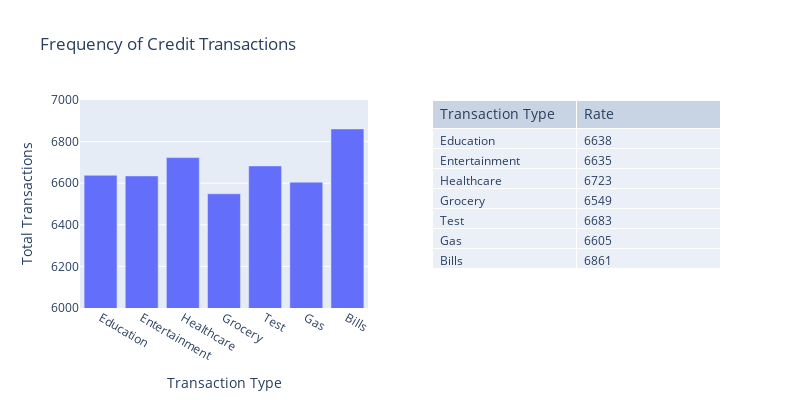

Notebook cell for this chart:
### Code cell
fig = make_subplots(
    rows=1, cols=2,
    specs=[[{"type": "bar"}, {"type": "table"}]]
)
fig.add_trace(
    go.Bar(
        x=pdf1["Transaction Type"],
        y=pdf1["Rate"],

    ),
    row=1, col=1
)
fig.add_trace(
    go.Table(
        header=dict(
            values=pdf1.columns,
            font=dict(size=14),
            align="left"
        ),
        cells=dict(
            values=[pdf1[k].tolist() for k in pdf1.columns],
            align = "left")
    ),
    row=1, col=2
)
fig.update_layout(
    height=400,
    width=800,
    showlegend=False,
    title_text="Frequency of Credit Transactions",
    xaxis_title="Transaction Type", 
    yaxis_title = "Total Transactions",
    yaxis_range = [6000,7000]
)
fig.show()

### Figure 1 — Plotly figure (JSON) as saved in the notebook; plotly's stock layout.template omitted (floating-point values rounded to 4 significant figures)
{"data": [{"type": "bar", "x": ["Education", "Entertainment", "Healthcare", "Grocery", "Test", "Gas", "Bills"], "xaxis": "x", "y": [6638, 6635, 6723, 6549, 6683, 6605, 6861], "yaxis": "y"}, {"cells": {"align": "left", "values": [["Education", "Entertainment", "Healthcare", "Grocery", "Test", "Gas", "Bills"], [6638, 6635, 6723, 6549, 6683, 6605, 6861]]}, "domain": {"x": [0.55, 1], "y": [0, 1]}, "header": {"align": "left", "font": {"size": 14}, "values": ["Transaction Type", "Rate"]}, "type": "table"}], "layout": {"height": 400, "showlegend": false, "title": {"text": "Frequency of Credit Transactions"}, "width": 800, "xaxis": {"anchor": "y", "domain": [0, 0.45], "title": {"text": "Transaction Type"}}, "yaxis": {"anchor": "x", "domain": [0, 1], "range": [6000, 7000], "title": {"text": "Total Transactions"}}}}
